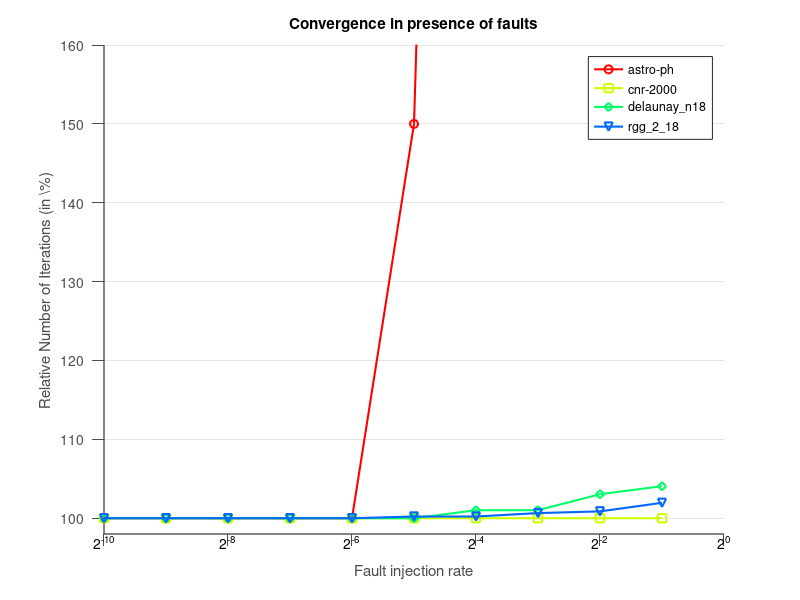

Here is the MATLAB script that generated this plot:

AS = csvread('astro-ph_conv.csv');
CN = csvread('cnr-2000_conv.csv');
DE = csvread('delaunay_n18_conv.csv');
RG = csvread('rgg_2_18_conv.csv');

%% normalizing each data set 
AS(:,2) = 100*(AS(:,2)/AS(1,2));
CN(:,2) = 100*(CN(:,2)/CN(1,2));
DE(:,2) = 100*(DE(:,2)/DE(1,2));
RG(:,2) = 100*(RG(:,2)/RG(1,2));


Max_iter = 500;
ft_freq = 10;

DT = [AS(:,2),CN(:,2),DE(:,2),RG(:,2) ] ;       


[m,n] =size(DT);

linestyles = cellstr(char('-','-','-','-','-','-.','--','-',':','-',':',...
'-.','--','-',':','-.','--','-',':','-.'));

MarkerEdgeColors=hsv(n+1);  % n is the number of different items you have
Markers=['o','s','d','v','^','<','>','p','h','.',...
'+','*','o','x','*','x','^','<','h','+','.','>','p','s','d','v',...
'o','x','+','*','s','d','v','^','<','>','p','h','.'];

figure;
for i = 1:n
	
	plot(AS(:,1),DT(:,i),[linestyles{i} Markers(i)],'Color',MarkerEdgeColors(i,:),'LineWidth',1.5);
	hold on
end


set(gca,'XLim',[-10, 0]);
% set(gca,'YLim',[-10, 400]);
set(gca,'YLim',[98, 160]);

hTitle  = title ('Convergence in presence of faults');
hXLabel = xlabel('Fault injection rate'                     );
hYLabel = ylabel('Relative Number of Iterations (in \%)');    

legend('astro-ph','cnr-2000','delaunay\_n18','rgg\_2\_18');
set(gcf, 'Color', 'w'); %setting the back ground color

set(gca, 'XTickLabel',[])                      %# suppress current x-labels

xt = get(gca, 'XTick');
yl = get(gca, 'YLim');
str = cellstr( num2str(xt(:),'2^{%d}') );      %# format x-ticks as 2^{xx}
hTxt = text(xt, yl(ones(size(xt))), str, ...   %# create text at same locations
    'Interpreter','tex', ...                   %# specify tex interpreter
    'VerticalAlignment','top', ...             %# v-align to be underneath
    'HorizontalAlignment','center');           %# h-aligh to be centered


% set(0,'DefaultAxesColorOrder',[1 0 0;0 1 0;0 0 1;0.5 0.5 0;0.5 0 0.5; 0 0.5 0.5;0.5 0.5 0.25;0.5 0.25 0.5; 0.25 0.5 0.5;],...
%       'DefaultAxesLineStyleOrder','-|--|:');
% semilogy(Mres,'LineWidth',1.00);

set(gca, ...
  'Box'         , 'off'     , ...
  'TickDir'     , 'out'     , ...
  'TickLength'  , [.02 .02] , ...
  'XMinorTick'  , 'off'      , ...
  'YMinorTick'  , 'off'      , ...
  'YGrid'       , 'on'      , ...
  'XColor'      , [.3 .3 .3], ...
  'YColor'      , [.3 .3 .3], ...
  'LineWidth'   , 1         );

% print2eps('plot_conv.eps'); %finally printing the files

